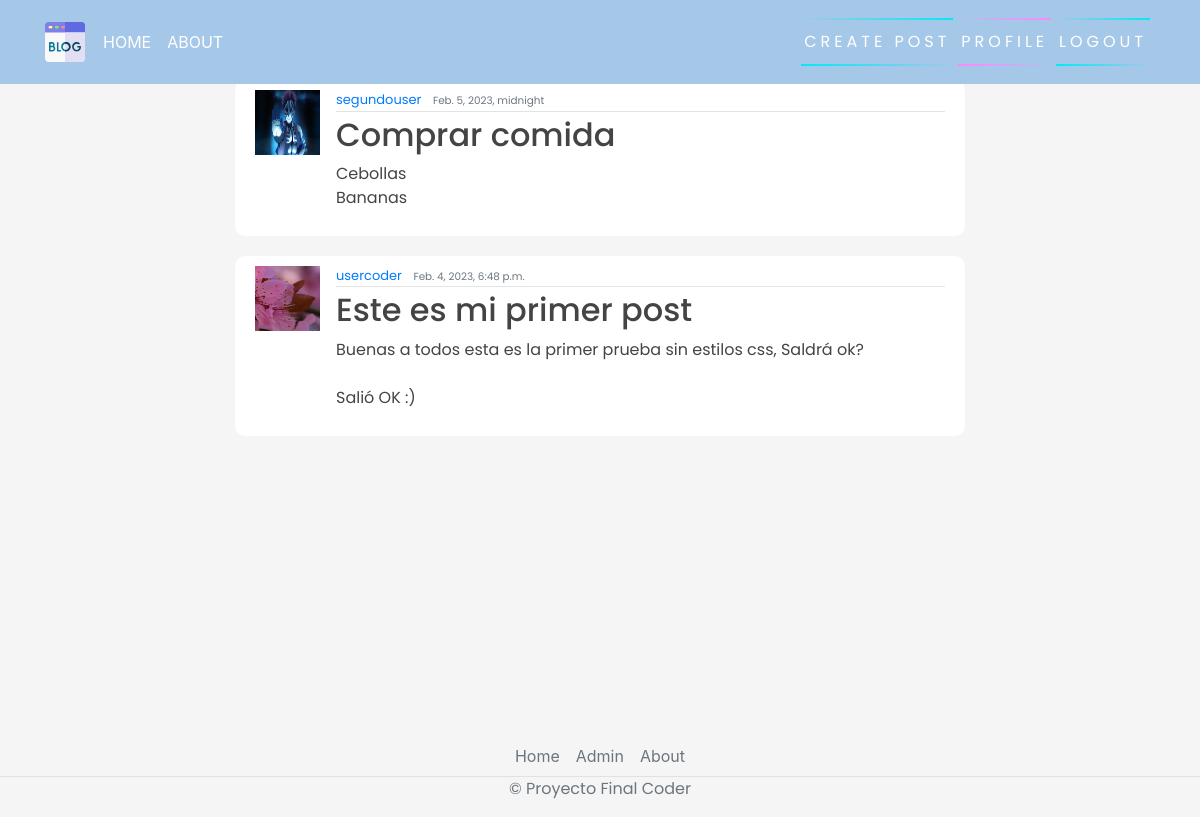
Screenshot of / (signed in) with the database file from the repository.
### blog/models.py (models this page shows, shortened)
class Post(models.Model):
    title = models.CharField(max_length=200)
    content = models.TextField()
    date_posted = models.DateTimeField(default=timezone.now)
    author = models.ForeignKey(User, on_delete=models.CASCADE)

### users/models.py (models this page shows, shortened)
class Profile(models.Model):
    user = models.OneToOneField(User, on_delete=models.CASCADE)
    image = models.ImageField(default='default.jpg', upload_to='profile_pics')

### blog/views.py (the view)
# urls.py: path('', PostListView.as_view(), name="blog-home"),
class PostListView(LoginRequiredMixin, ListView):
    model = Post
    template_name = 'blog/home.html'
    context_object_name = 'posts'
    ordering = ["-date_posted"]

### blog/templates/blog/home.html
{% extends 'blog/base.html' %}
{% block content %}
    {% for posts in posts %}
        <article class="media content-section">
            <img class="rounded-cirlce article-img" src="{{ posts.author.profile.image.url }}" alt="">
            <div class="media-body">
              <div class="article-metadata">
                <a class="mr-2" href="#">{{ posts.author }}</a>
                <small class="text-muted">{{ posts.date_posted }}</small>
              </div>
              <h2><a class="article-title" href="{% url 'blog-detail' posts.id %}">{{ posts.title }}</a></h2>
              <p class="article-content">{{ posts.content }}</p>
            </div>
            <br>
          </article>
    {% endfor  %}
{% endblock content %}

### blog/templates/blog/base.html (shortened to what this page needs)
{% load static %}
<!DOCTYPE html>
<html>
<head>
    <link rel="stylesheet" href="https://maxcdn.bootstrapcdn.com/bootstrap/4.0.0/css/bootstrap.min.css">
    <link rel="stylesheet" href="{% static 'blog/main.css' %}">
</head>
<body style="background: whitesmoke;">
    <header class="site-header">
      <nav class="navbar navbar-expand-md navbar-dark bg-steel fixed-top" style="background: rgb(165, 200, 233);">
        <div class="container">
          <div class="collapse navbar-collapse" id="navbarToggle">
            <div class="navbar-nav mr-auto">
                {% if user.is_authenticated %}
              <a class="nav-item nav-link" style="color: white;" href="{% url 'blog-home' %}">HOME</a>
              <a class="nav-item nav-link" style="color: white;" href="{% url 'blog-about' %}">ABOUT</a>
            </div>
            <div class="navbar-nav">
                <a href="{% url 'blog-new' %}" id="auth-links">
                <span></span>
                <span></span>
                Create Post
            </a>
                <a href="{% url 'profile' %}" id="auth-links">
                <span></span>
                <span></span>
                Profile
            </a>
                <a href="{% url 'logout' %}" id="auth-links">
                <span></span>
                <span></span>
                Logout
            </a>
                {% endif %}
            </div>
          </div>
        </div>
      </nav>
    </header>
    <main role="main" class="container">
      <div class="row" style="justify-content: center">
        <div class="col-md-8">
            {% block content %}{% endblock %}
        </div>
      </div>
    </main>
    <footer class="">
      <ul class="nav justify-content-center border-bottom"  style="margin-top: 35vh;">
        <li class="nav-item"><a href="#" class="nav-link px-2 text-muted">Home</a></li>
        <li class="nav-item"><a href="admin/" class="nav-link px-2 text-muted">Admin</a></li>
        <li class="nav-item"><a href="#" class="nav-link px-2 text-muted">About</a></li>
      </ul>
      <p class="text-center text-muted">&copy; Proyecto Final Coder</p>
    </footer>
</body>
</html>

### blog/static/blog/main.css (style rules this page uses)
body { background-color: rgb(56, 56, 56); margin-top: 5rem; background-size: contain; background-repeat: no-repeat; }
h1, h2, h3, h4, h5, h6, p { color: #444444; font-family: 'Poppins', sans-serif; }
ul { margin: 0; }
.bg-steel { background: linear-gradient(270deg, rgb(49, 0, 33) 0%, rgb(46, 0, 119) 100%); }
.site-header .navbar-nav .nav-link { color: #cbd5db; }
.content-section { background: #ffffff; padding: 10px 20px; border-radius: 10px; margin-bottom: 20px; }
.article-title { color: #444444; }
.article-content { white-space: pre-line; }
.article-img { height: 65px; width: 65px; margin-right: 16px; }
.article-metadata { font-family: 'Poppins', sans-serif; padding-bottom: 1px; margin-bottom: 4px; font-size: 13px; border-bottom: 1px solid #e3e3e3 }
svg { width: 50px; height: 50px; }
#auth-links { font-family: 'Poppins', sans-serif; position: relative; display: inline-block; padding: 12px 3px; margin: 10px 0; color: white; text-decoration: none; text-transform: uppercase; transition: 0.5s; letter-spacing: 4px; overflow: hidden; margin-right: 5px; }
#auth-links:nth-child(2) { filter: hue-rotate(110deg); }
#auth-links span { position: absolute; display: block; }
#auth-links span:nth-child(1) { top: 0; left: 0; width: 100%; height: 2px; background: linear-gradient(90deg,transparent,#03e9f4); animation: animate1 1s linear infinite; }
#auth-links span:nth-child(3) { bottom: 0; right: 0; width: 100%; height: 2px; background: linear-gradient(270deg,transparent,#03e9f4); animation: animate3 1s linear infinite; animation-delay: 0.50s; }

### rows the page displays
Post: author.profile.image (picture), author "segundouser", date_posted "Feb. 5, 2023, midnight", title "Comprar comida", content "Cebollas Bananas"
Post: author.profile.image (placeholder picture), author "usercoder", date_posted "Feb. 4, 2023, 6:48 p.m.", title "Este es mi primer post", content "Buenas a todos esta es la primer prueba sin estilos css, Saldrá ok? Salió OK :)"
